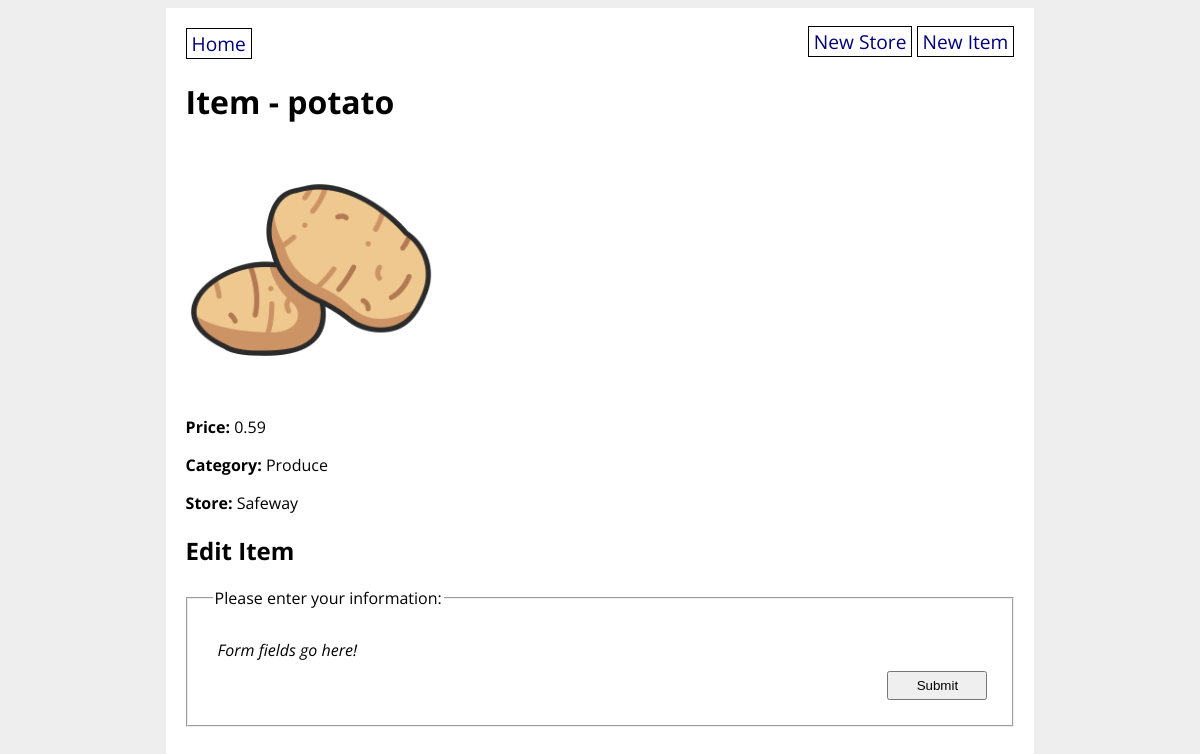
Page /item/1 on the committed database.
### grocery_app/models.py (models this page shows)
class GroceryItem(db.Model):
    id = db.Column(db.Integer, primary_key=True)
    name = db.Column(db.String(80), nullable=False)
    price = db.Column(db.Float(precision=2), nullable=False)
    category = db.Column(db.Enum(ItemCategory), default=ItemCategory.OTHER)
    photo_url = db.Column(URLType)
    store_id = db.Column(
        db.Integer, db.ForeignKey('grocery_store.id'), nullable=False)
    store = db.relationship('GroceryStore', back_populates='items')

class GroceryStore(db.Model):
    id = db.Column(db.Integer, primary_key=True)
    title = db.Column(db.String(80), nullable=False)
    address = db.Column(db.String(200), nullable=False)
    items = db.relationship('GroceryItem', back_populates='store')

### grocery_app/routes.py (the view)
@main.route("/item/<item_id>", methods=["GET", "POST"])
def item_detail(item_id):
    item = GroceryItem.query.get(item_id)
    item = GroceryItem.query.get(item_id)
    return render_template("item_detail.html", item=item)

### grocery_app/utils.py (called while the page is built)
    def __str__(self):
        return str(self.value)

### grocery_app/templates/item_detail.html
{% extends 'base.html' %}
{% block content %}
<h1>Item - {{ item.name }}</h1>
<p><img src="{{ item.photo_url }}" width="250px" height="250px"></p>
<p><strong>Price:</strong> {{ item.price }}</p>
<p><strong>Category:</strong> {{ item.category }}</p>
<p><strong>Store:</strong> {{ item.store.title }}</p>
<h2>Edit Item</h2>
<form>
    <fieldset>
        <legend>Please enter your information:</legend>
        <p><em>Form fields go here!</em></p>
        <input type="submit" value="Submit">
    </fieldset>
</form>
{% endblock %}

### grocery_app/static/style.css (style rules this page uses)
body { display: flex; flex-direction: column; align-items: center; background-color: #eee; font-family: 'Open Sans', sans-serif; }
fieldset { display: flex; flex-direction: column; margin: 20px 0; padding: 20px; }
fieldset * { margin: 5px; }
fieldset input { padding: 5px; }
input[type=submit] { width: 100px; align-self: flex-end; }

### rows in the picture
GroceryItem: name "potato", photo_url (picture), price "0.59", category "Produce"
GroceryStore: store "Safeway"
